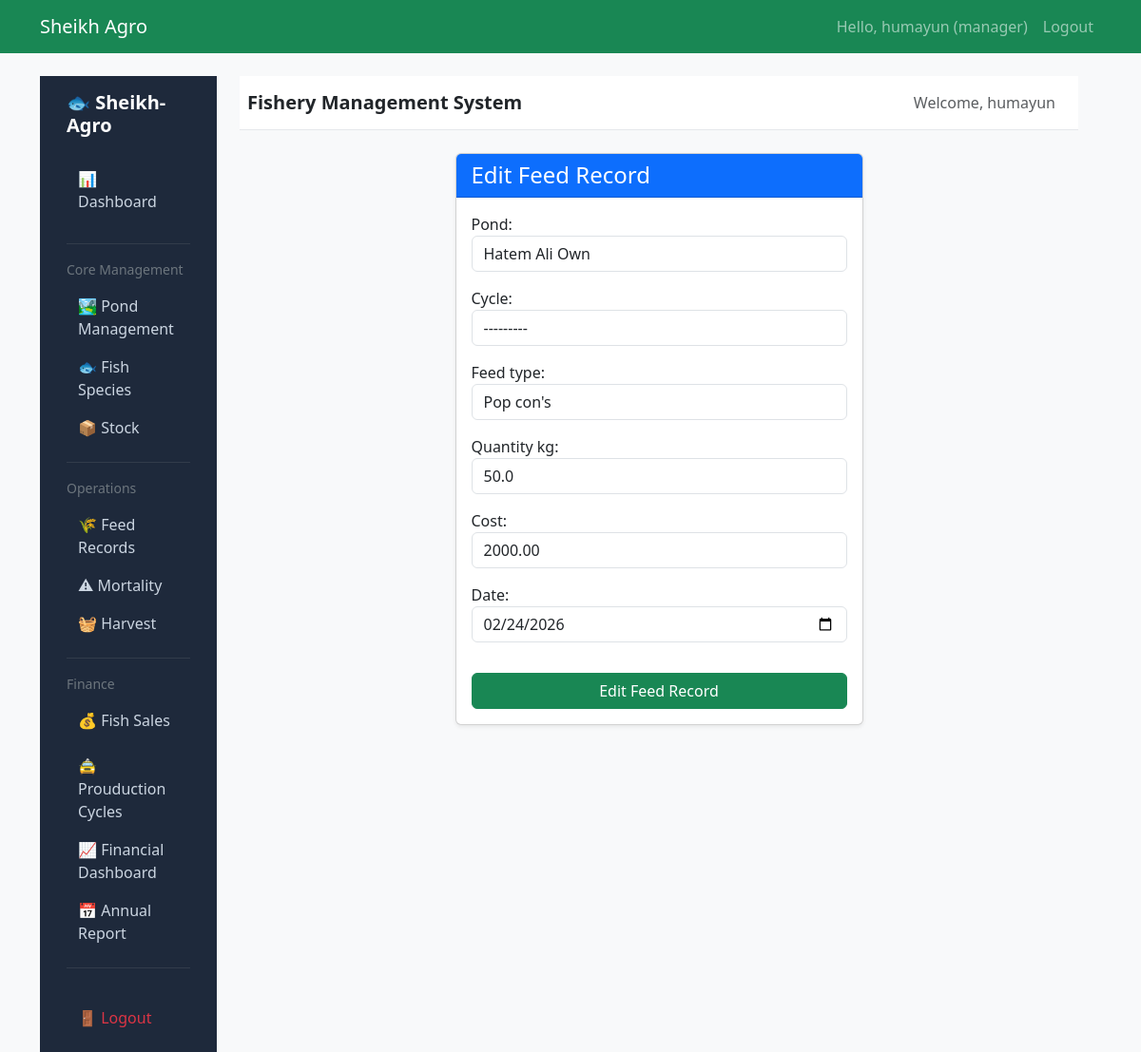
Page /fishery/feed/1/edit/ (signed in) on the earlier database version.
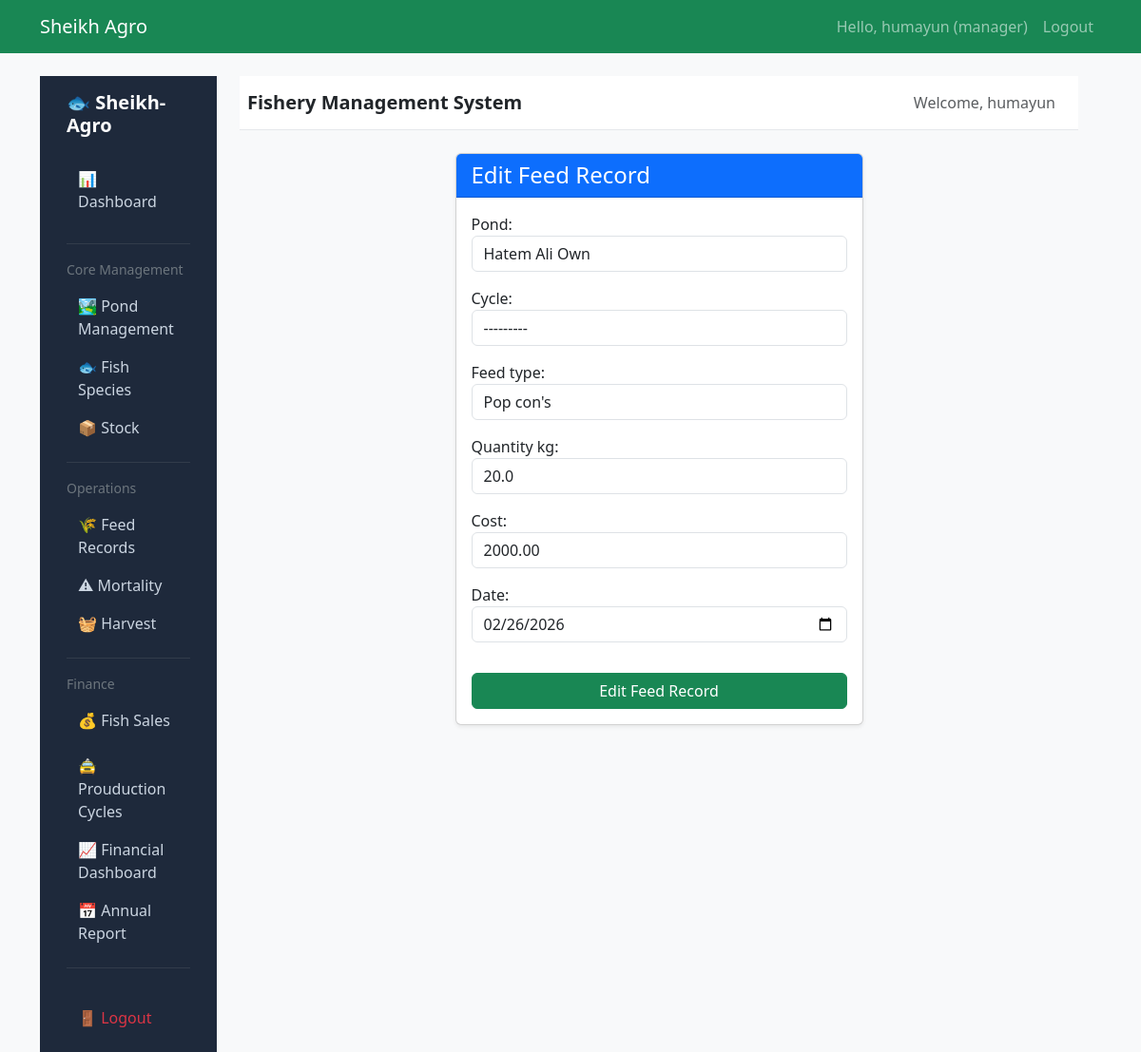
Same page on the later database version.
### fishery/models.py (models this page shows, shortened)
class FeedRecord(models.Model):
    pond = models.ForeignKey(Pond, on_delete=models.CASCADE)
    cycle = models.ForeignKey('ProductionCycle', on_delete=models.CASCADE,related_name='feeds', blank=True, null=True)
    feed_type = models.CharField(max_length=100)
    quantity_kg = models.FloatField()
    cost = models.DecimalField(max_digits=10, decimal_places=2)
    date = models.DateField()

### fishery/views.py (the view)
# urls.py: path('feed/<int:pk>/edit/', FeedUpdateView.as_view(), name='feed_update'),
class FeedUpdateView(LoginRequiredMixin, UpdateView):
    model = FeedRecord
    form_class = FeedRecordForm
    template_name = 'fishery/feed/feed_form.html'
    success_url = reverse_lazy('feed_list')
    def get_context_data(self, **kwargs):
        context = super().get_context_data(**kwargs)
        context['title'] = 'Edit Feed Record'
        return context

### fishery/forms.py
class FeedRecordForm(BootstrapFormMixin, forms.ModelForm):
    class Meta:
        model = FeedRecord
        fields = '__all__'
        widgets = {
            'date': forms.DateInput(attrs={'type': 'date', 'class': 'form-control'}),
            'pond': forms.Select(attrs={'class': 'form-select'}),
            'feed_type': forms.TextInput(attrs={'class': 'form-control'}),
            'quantity_kg': forms.NumberInput(attrs={'class': 'form-control', 'step': '0.01'}),
            'cost': forms.NumberInput(attrs={'class': 'form-control', 'step': '0.01'}),
        }

### fishery/models.py (called while the page is built)
    def __str__(self):
        return self.name

### fishery/templates/fishery/feed/feed_form.html (shortened to what this page needs)
{% extends "fishery/base_fishery.html" %}
{% block fishery_content %}
<div class="row justify-content-center">
    <div class="col-md-6">
        <div class="card shadow-sm">
            <div class="card-header bg-primary text-white">
                <h4 class="mb-0">{{ title }}</h4>
            </div>
            <div class="card-body">
                <form method="post">
                    {{ form.as_p }}
                    <button type="submit" class="btn btn-success w-100 mt-3">{{ title }}</button>
                </form>
            </div>
        </div>
    </div>
</div>
{% endblock %}

Differences in the rows shown:
changed FeedRecord "Hatem Ali Own": quantity_kg "50.0" → "20.0"; date "02/24/2026" → "02/26/2026"
